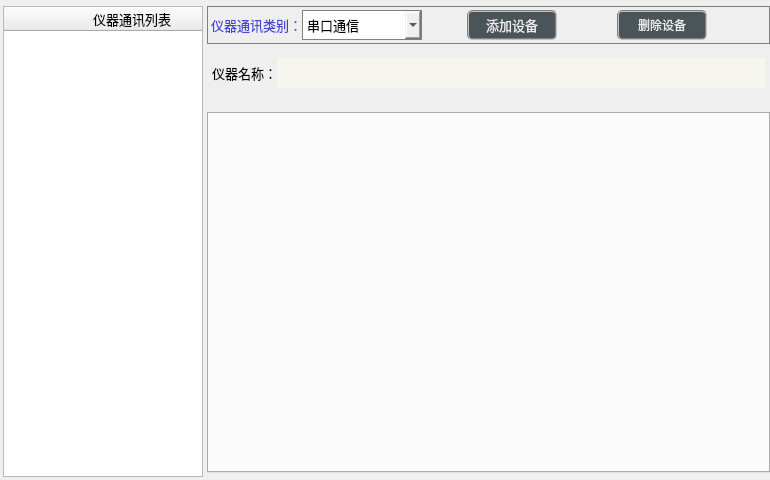
<?xml version="1.0" encoding="UTF-8"?>
<ui version="4.0">
 <class>FramCommunicateDeviceClass</class>
 <widget class="QDialog" name="FramCommunicateDeviceClass">
  <property name="geometry">
   <rect>
    <x>0</x>
    <y>0</y>
    <width>770</width>
    <height>480</height>
   </rect>
  </property>
  <property name="minimumSize">
   <size>
    <width>750</width>
    <height>430</height>
   </size>
  </property>
  <property name="windowTitle">
   <string>FramCommunicateDevice</string>
  </property>
  <layout class="QGridLayout" name="gridLayout">
   <property name="leftMargin">
    <number>3</number>
   </property>
   <property name="topMargin">
    <number>6</number>
   </property>
   <property name="rightMargin">
    <number>0</number>
   </property>
   <property name="bottomMargin">
    <number>3</number>
   </property>
   <property name="spacing">
    <number>4</number>
   </property>
   <item row="3" column="1">
    <spacer name="verticalSpacer_2">
     <property name="orientation">
      <enum>Qt::Vertical</enum>
     </property>
     <property name="sizeType">
      <enum>QSizePolicy::Maximum</enum>
     </property>
     <property name="sizeHint" stdset="0">
      <size>
       <width>20</width>
       <height>20</height>
      </size>
     </property>
    </spacer>
   </item>
   <item row="1" column="1">
    <spacer name="verticalSpacer">
     <property name="orientation">
      <enum>Qt::Vertical</enum>
     </property>
     <property name="sizeType">
      <enum>QSizePolicy::Minimum</enum>
     </property>
     <property name="sizeHint" stdset="0">
      <size>
       <width>20</width>
       <height>10</height>
      </size>
     </property>
    </spacer>
   </item>
   <item row="0" column="1">
    <widget class="QFrame" name="frame">
     <property name="sizePolicy">
      <sizepolicy hsizetype="Preferred" vsizetype="Preferred">
       <horstretch>0</horstretch>
       <verstretch>0</verstretch>
      </sizepolicy>
     </property>
     <property name="maximumSize">
      <size>
       <width>16777215</width>
       <height>16777215</height>
      </size>
     </property>
     <property name="styleSheet">
      <string notr="true">border: 1px solid gray;</string>
     </property>
     <property name="frameShape">
      <enum>QFrame::StyledPanel</enum>
     </property>
     <property name="frameShadow">
      <enum>QFrame::Raised</enum>
     </property>
     <layout class="QHBoxLayout" name="horizontalLayout_5">
      <property name="spacing">
       <number>0</number>
      </property>
      <property name="leftMargin">
       <number>3</number>
      </property>
      <property name="topMargin">
       <number>3</number>
      </property>
      <property name="rightMargin">
       <number>3</number>
      </property>
      <property name="bottomMargin">
       <number>3</number>
      </property>
      <item>
       <widget class="QLabel" name="label">
        <property name="font">
         <font>
          <family>微软雅黑</family>
          <pointsize>10</pointsize>
         </font>
        </property>
        <property name="styleSheet">
         <string notr="true">color: rgba(0, 0, 200,180);
border:none;</string>
        </property>
        <property name="text">
         <string>仪器通讯类别：</string>
        </property>
       </widget>
      </item>
      <item>
       <widget class="QComboBox" name="comboInstrument">
        <property name="sizePolicy">
         <sizepolicy hsizetype="Fixed" vsizetype="Fixed">
          <horstretch>0</horstretch>
          <verstretch>0</verstretch>
         </sizepolicy>
        </property>
        <property name="minimumSize">
         <size>
          <width>120</width>
          <height>30</height>
         </size>
        </property>
        <property name="maximumSize">
         <size>
          <width>120</width>
          <height>30</height>
         </size>
        </property>
        <property name="font">
         <font>
          <family>微软雅黑</family>
          <pointsize>10</pointsize>
         </font>
        </property>
        <property name="styleSheet">
         <string notr="true"/>
        </property>
        <item>
         <property name="text">
          <string>串口通信</string>
         </property>
        </item>
        <item>
         <property name="text">
          <string>TCP/IP通信</string>
         </property>
        </item>
       </widget>
      </item>
      <item>
       <spacer name="horizontalSpacer_7">
        <property name="orientation">
         <enum>Qt::Horizontal</enum>
        </property>
        <property name="sizeType">
         <enum>QSizePolicy::Fixed</enum>
        </property>
        <property name="sizeHint" stdset="0">
         <size>
          <width>45</width>
          <height>20</height>
         </size>
        </property>
       </spacer>
      </item>
      <item>
       <widget class="QPushButton" name="btnAdd">
        <property name="minimumSize">
         <size>
          <width>90</width>
          <height>30</height>
         </size>
        </property>
        <property name="maximumSize">
         <size>
          <width>90</width>
          <height>30</height>
         </size>
        </property>
        <property name="font">
         <font>
          <family>微软雅黑</family>
          <pointsize>10</pointsize>
         </font>
        </property>
        <property name="styleSheet">
         <string notr="true">QWidget{ background-color: rgba(29, 42, 47, 200);}
QWidget{ color: rgb(235, 235, 235);}
QWidget{ border: 2px groove gray;border-radius: 5px;padding: 2px 4px;}
QPushButton:hover{ background-color: rgb(29, 62, 52);}
QPushButton:pressed{background-color: rgb(29, 82, 72);}</string>
        </property>
        <property name="text">
         <string>添加设备</string>
        </property>
       </widget>
      </item>
      <item>
       <spacer name="horizontalSpacer">
        <property name="orientation">
         <enum>Qt::Horizontal</enum>
        </property>
        <property name="sizeHint" stdset="0">
         <size>
          <width>40</width>
          <height>20</height>
         </size>
        </property>
       </spacer>
      </item>
      <item>
       <widget class="QPushButton" name="pushButtonDelete">
        <property name="minimumSize">
         <size>
          <width>90</width>
          <height>30</height>
         </size>
        </property>
        <property name="maximumSize">
         <size>
          <width>90</width>
          <height>30</height>
         </size>
        </property>
        <property name="styleSheet">
         <string notr="true">QWidget{ background-color: rgba(29, 42, 47, 200);}
QWidget{ color: rgb(235, 235, 235);}
QWidget{ border: 2px groove gray;border-radius: 5px;padding: 2px 4px;}
QPushButton:hover{ background-color: rgb(29, 62, 52);}
QPushButton:pressed{background-color: rgb(29, 82, 72);}</string>
        </property>
        <property name="text">
         <string>删除设备</string>
        </property>
       </widget>
      </item>
      <item>
       <spacer name="horizontalSpacer_2">
        <property name="orientation">
         <enum>Qt::Horizontal</enum>
        </property>
        <property name="sizeHint" stdset="0">
         <size>
          <width>40</width>
          <height>10</height>
         </size>
        </property>
       </spacer>
      </item>
     </layout>
    </widget>
   </item>
   <item row="0" column="0" rowspan="6">
    <widget class="QTableWidget" name="tableWidget">
     <property name="sizePolicy">
      <sizepolicy hsizetype="Fixed" vsizetype="Expanding">
       <horstretch>0</horstretch>
       <verstretch>0</verstretch>
      </sizepolicy>
     </property>
     <property name="maximumSize">
      <size>
       <width>200</width>
       <height>16777215</height>
      </size>
     </property>
     <property name="styleSheet">
      <string notr="true"/>
     </property>
     <property name="gridStyle">
      <enum>Qt::DashLine</enum>
     </property>
     <attribute name="horizontalHeaderDefaultSectionSize">
      <number>256</number>
     </attribute>
     <column>
      <property name="text">
       <string>仪器通讯列表</string>
      </property>
      <property name="font">
       <font>
        <family>微软雅黑</family>
        <pointsize>10</pointsize>
       </font>
      </property>
     </column>
    </widget>
   </item>
   <item row="2" column="1">
    <layout class="QHBoxLayout" name="horizontalLayout_7">
     <property name="spacing">
      <number>0</number>
     </property>
     <property name="leftMargin">
      <number>5</number>
     </property>
     <property name="rightMargin">
      <number>5</number>
     </property>
     <item>
      <widget class="QLabel" name="label_2">
       <property name="sizePolicy">
        <sizepolicy hsizetype="Fixed" vsizetype="Preferred">
         <horstretch>0</horstretch>
         <verstretch>0</verstretch>
        </sizepolicy>
       </property>
       <property name="font">
        <font>
         <family>微软雅黑</family>
         <pointsize>10</pointsize>
        </font>
       </property>
       <property name="styleSheet">
        <string notr="true">color: rgb(0, 0, 0);
border:none;</string>
       </property>
       <property name="text">
        <string>仪器名称：</string>
       </property>
      </widget>
     </item>
     <item>
      <widget class="QLabel" name="lblType">
       <property name="minimumSize">
        <size>
         <width>0</width>
         <height>30</height>
        </size>
       </property>
       <property name="maximumSize">
        <size>
         <width>16777215</width>
         <height>30</height>
        </size>
       </property>
       <property name="font">
        <font>
         <family>微软雅黑</family>
         <pointsize>10</pointsize>
         <weight>75</weight>
         <bold>true</bold>
        </font>
       </property>
       <property name="styleSheet">
        <string notr="true">color: rgb(129, 0, 193);
background-color: rgba(255, 254, 237,130);
border:none;</string>
       </property>
       <property name="text">
        <string/>
       </property>
       <property name="alignment">
        <set>Qt::AlignCenter</set>
       </property>
      </widget>
     </item>
    </layout>
   </item>
   <item row="4" column="1">
    <widget class="QTabWidget" name="tabWidgetCommDevice"/>
   </item>
  </layout>
 </widget>
 <layoutdefault spacing="6" margin="11"/>
 <resources/>
 <connections/>
</ui>
